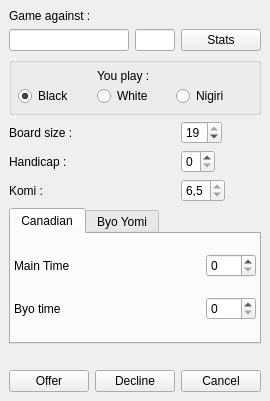
<ui version="4.0" >
 <class>GameDialog</class>
 <widget class="QWidget" name="GameDialog" >
  <property name="geometry" >
   <rect>
    <x>0</x>
    <y>0</y>
    <width>265</width>
    <height>401</height>
   </rect>
  </property>
  <property name="sizePolicy" >
   <sizepolicy>
    <hsizetype>0</hsizetype>
    <vsizetype>0</vsizetype>
    <horstretch>0</horstretch>
    <verstretch>0</verstretch>
   </sizepolicy>
  </property>
  <property name="windowTitle" >
   <string>Form</string>
  </property>
  <property name="windowIcon" >
   <iconset resource="../application.qrc" >:/ressources/pics/Bowl.png</iconset>
  </property>
  <layout class="QGridLayout" >
   <property name="margin" >
    <number>9</number>
   </property>
   <property name="spacing" >
    <number>6</number>
   </property>
   <item row="7" column="0" colspan="3" >
    <widget class="QLabel" name="refusedLabel" >
     <property name="palette" >
      <palette>
       <active>
        <colorrole role="WindowText" >
         <brush brushstyle="SolidPattern" >
          <color alpha="255" >
           <red>255</red>
           <green>0</green>
           <blue>0</blue>
          </color>
         </brush>
        </colorrole>
        <colorrole role="Button" >
         <brush brushstyle="SolidPattern" >
          <color alpha="255" >
           <red>220</red>
           <green>220</green>
           <blue>220</blue>
          </color>
         </brush>
        </colorrole>
        <colorrole role="Light" >
         <brush brushstyle="SolidPattern" >
          <color alpha="255" >
           <red>255</red>
           <green>255</green>
           <blue>255</blue>
          </color>
         </brush>
        </colorrole>
        <colorrole role="Midlight" >
         <brush brushstyle="SolidPattern" >
          <color alpha="255" >
           <red>237</red>
           <green>237</green>
           <blue>237</blue>
          </color>
         </brush>
        </colorrole>
        <colorrole role="Dark" >
         <brush brushstyle="SolidPattern" >
          <color alpha="255" >
           <red>110</red>
           <green>110</green>
           <blue>110</blue>
          </color>
         </brush>
        </colorrole>
        <colorrole role="Mid" >
         <brush brushstyle="SolidPattern" >
          <color alpha="255" >
           <red>147</red>
           <green>147</green>
           <blue>147</blue>
          </color>
         </brush>
        </colorrole>
        <colorrole role="Text" >
         <brush brushstyle="SolidPattern" >
          <color alpha="255" >
           <red>0</red>
           <green>0</green>
           <blue>0</blue>
          </color>
         </brush>
        </colorrole>
        <colorrole role="BrightText" >
         <brush brushstyle="SolidPattern" >
          <color alpha="255" >
           <red>255</red>
           <green>255</green>
           <blue>255</blue>
          </color>
         </brush>
        </colorrole>
        <colorrole role="ButtonText" >
         <brush brushstyle="SolidPattern" >
          <color alpha="255" >
           <red>0</red>
           <green>0</green>
           <blue>0</blue>
          </color>
         </brush>
        </colorrole>
        <colorrole role="Base" >
         <brush brushstyle="SolidPattern" >
          <color alpha="255" >
           <red>255</red>
           <green>255</green>
           <blue>255</blue>
          </color>
         </brush>
        </colorrole>
        <colorrole role="Window" >
         <brush brushstyle="SolidPattern" >
          <color alpha="255" >
           <red>220</red>
           <green>220</green>
           <blue>220</blue>
          </color>
         </brush>
        </colorrole>
        <colorrole role="Shadow" >
         <brush brushstyle="SolidPattern" >
          <color alpha="255" >
           <red>0</red>
           <green>0</green>
           <blue>0</blue>
          </color>
         </brush>
        </colorrole>
        <colorrole role="AlternateBase" >
         <brush brushstyle="SolidPattern" >
          <color alpha="255" >
           <red>237</red>
           <green>237</green>
           <blue>237</blue>
          </color>
         </brush>
        </colorrole>
       </active>
       <inactive>
        <colorrole role="WindowText" >
         <brush brushstyle="SolidPattern" >
          <color alpha="255" >
           <red>255</red>
           <green>0</green>
           <blue>0</blue>
          </color>
         </brush>
        </colorrole>
        <colorrole role="Button" >
         <brush brushstyle="SolidPattern" >
          <color alpha="255" >
           <red>220</red>
           <green>220</green>
           <blue>220</blue>
          </color>
         </brush>
        </colorrole>
        <colorrole role="Light" >
         <brush brushstyle="SolidPattern" >
          <color alpha="255" >
           <red>255</red>
           <green>255</green>
           <blue>255</blue>
          </color>
         </brush>
        </colorrole>
        <colorrole role="Midlight" >
         <brush brushstyle="SolidPattern" >
          <color alpha="255" >
           <red>237</red>
           <green>237</green>
           <blue>237</blue>
          </color>
         </brush>
        </colorrole>
        <colorrole role="Dark" >
         <brush brushstyle="SolidPattern" >
          <color alpha="255" >
           <red>110</red>
           <green>110</green>
           <blue>110</blue>
          </color>
         </brush>
        </colorrole>
        <colorrole role="Mid" >
         <brush brushstyle="SolidPattern" >
          <color alpha="255" >
           <red>147</red>
           <green>147</green>
           <blue>147</blue>
          </color>
         </brush>
        </colorrole>
        <colorrole role="Text" >
         <brush brushstyle="SolidPattern" >
          <color alpha="255" >
           <red>0</red>
           <green>0</green>
           <blue>0</blue>
          </color>
         </brush>
        </colorrole>
        <colorrole role="BrightText" >
         <brush brushstyle="SolidPattern" >
          <color alpha="255" >
           <red>255</red>
           <green>255</green>
           <blue>255</blue>
          </color>
         </brush>
        </colorrole>
        <colorrole role="ButtonText" >
         <brush brushstyle="SolidPattern" >
          <color alpha="255" >
           <red>0</red>
           <green>0</green>
           <blue>0</blue>
          </color>
         </brush>
        </colorrole>
        <colorrole role="Base" >
         <brush brushstyle="SolidPattern" >
          <color alpha="255" >
           <red>255</red>
           <green>255</green>
           <blue>255</blue>
          </color>
         </brush>
        </colorrole>
        <colorrole role="Window" >
         <brush brushstyle="SolidPattern" >
          <color alpha="255" >
           <red>220</red>
           <green>220</green>
           <blue>220</blue>
          </color>
         </brush>
        </colorrole>
        <colorrole role="Shadow" >
         <brush brushstyle="SolidPattern" >
          <color alpha="255" >
           <red>0</red>
           <green>0</green>
           <blue>0</blue>
          </color>
         </brush>
        </colorrole>
        <colorrole role="AlternateBase" >
         <brush brushstyle="SolidPattern" >
          <color alpha="255" >
           <red>237</red>
           <green>237</green>
           <blue>237</blue>
          </color>
         </brush>
        </colorrole>
       </inactive>
       <disabled>
        <colorrole role="WindowText" >
         <brush brushstyle="SolidPattern" >
          <color alpha="255" >
           <red>110</red>
           <green>110</green>
           <blue>110</blue>
          </color>
         </brush>
        </colorrole>
        <colorrole role="Button" >
         <brush brushstyle="SolidPattern" >
          <color alpha="255" >
           <red>220</red>
           <green>220</green>
           <blue>220</blue>
          </color>
         </brush>
        </colorrole>
        <colorrole role="Light" >
         <brush brushstyle="SolidPattern" >
          <color alpha="255" >
           <red>255</red>
           <green>255</green>
           <blue>255</blue>
          </color>
         </brush>
        </colorrole>
        <colorrole role="Midlight" >
         <brush brushstyle="SolidPattern" >
          <color alpha="255" >
           <red>237</red>
           <green>237</green>
           <blue>237</blue>
          </color>
         </brush>
        </colorrole>
        <colorrole role="Dark" >
         <brush brushstyle="SolidPattern" >
          <color alpha="255" >
           <red>110</red>
           <green>110</green>
           <blue>110</blue>
          </color>
         </brush>
        </colorrole>
        <colorrole role="Mid" >
         <brush brushstyle="SolidPattern" >
          <color alpha="255" >
           <red>147</red>
           <green>147</green>
           <blue>147</blue>
          </color>
         </brush>
        </colorrole>
        <colorrole role="Text" >
         <brush brushstyle="SolidPattern" >
          <color alpha="255" >
           <red>110</red>
           <green>110</green>
           <blue>110</blue>
          </color>
         </brush>
        </colorrole>
        <colorrole role="BrightText" >
         <brush brushstyle="SolidPattern" >
          <color alpha="255" >
           <red>255</red>
           <green>255</green>
           <blue>255</blue>
          </color>
         </brush>
        </colorrole>
        <colorrole role="ButtonText" >
         <brush brushstyle="SolidPattern" >
          <color alpha="255" >
           <red>110</red>
           <green>110</green>
           <blue>110</blue>
          </color>
         </brush>
        </colorrole>
        <colorrole role="Base" >
         <brush brushstyle="SolidPattern" >
          <color alpha="255" >
           <red>220</red>
           <green>220</green>
           <blue>220</blue>
          </color>
         </brush>
        </colorrole>
        <colorrole role="Window" >
         <brush brushstyle="SolidPattern" >
          <color alpha="255" >
           <red>220</red>
           <green>220</green>
           <blue>220</blue>
          </color>
         </brush>
        </colorrole>
        <colorrole role="Shadow" >
         <brush brushstyle="SolidPattern" >
          <color alpha="255" >
           <red>0</red>
           <green>0</green>
           <blue>0</blue>
          </color>
         </brush>
        </colorrole>
        <colorrole role="AlternateBase" >
         <brush brushstyle="SolidPattern" >
          <color alpha="255" >
           <red>220</red>
           <green>220</green>
           <blue>220</blue>
          </color>
         </brush>
        </colorrole>
       </disabled>
      </palette>
     </property>
     <property name="font" >
      <font>
       <weight>75</weight>
       <bold>true</bold>
      </font>
     </property>
     <property name="text" >
      <string/>
     </property>
     <property name="alignment" >
      <set>Qt::AlignCenter</set>
     </property>
    </widget>
   </item>
   <item row="1" column="0" >
    <widget class="QLineEdit" name="playerOpponentEdit" >
     <property name="autoFillBackground" >
      <bool>false</bool>
     </property>
     <property name="readOnly" >
      <bool>true</bool>
     </property>
    </widget>
   </item>
   <item row="6" column="0" colspan="3" >
    <widget class="QTabWidget" name="timeTab" >
     <property name="currentIndex" >
      <number>0</number>
     </property>
     <widget class="QWidget" name="tab" >
      <attribute name="title" >
       <string>Canadian</string>
      </attribute>
      <layout class="QGridLayout" >
       <property name="margin" >
        <number>3</number>
       </property>
       <property name="spacing" >
        <number>3</number>
       </property>
       <item row="0" column="0" >
        <widget class="QLabel" name="label" >
         <property name="text" >
          <string>Main Time</string>
         </property>
        </widget>
       </item>
       <item row="1" column="0" >
        <widget class="QLabel" name="BY_label" >
         <property name="text" >
          <string>Byo time</string>
         </property>
        </widget>
       </item>
       <item row="0" column="1" >
        <widget class="QSpinBox" name="timeSpin" >
         <property name="sizePolicy" >
          <sizepolicy>
           <hsizetype>0</hsizetype>
           <vsizetype>0</vsizetype>
           <horstretch>0</horstretch>
           <verstretch>0</verstretch>
          </sizepolicy>
         </property>
         <property name="minimumSize" >
          <size>
           <width>5</width>
           <height>0</height>
          </size>
         </property>
         <property name="maximumSize" >
          <size>
           <width>50</width>
           <height>16777215</height>
          </size>
         </property>
         <property name="autoFillBackground" >
          <bool>true</bool>
         </property>
        </widget>
       </item>
       <item row="1" column="1" >
        <widget class="QSpinBox" name="byoTimeSpin" />
       </item>
      </layout>
     </widget>
     <widget class="QWidget" name="tab_2" >
      <attribute name="title" >
       <string>Byo Yomi</string>
      </attribute>
      <layout class="QGridLayout" >
       <property name="margin" >
        <number>3</number>
       </property>
       <property name="spacing" >
        <number>3</number>
       </property>
       <item row="0" column="1" >
        <widget class="QTimeEdit" name="timeEdit_2" >
         <property name="sizePolicy" >
          <sizepolicy>
           <hsizetype>0</hsizetype>
           <vsizetype>0</vsizetype>
           <horstretch>0</horstretch>
           <verstretch>0</verstretch>
          </sizepolicy>
         </property>
         <property name="displayFormat" >
          <string>m:ss</string>
         </property>
        </widget>
       </item>
       <item row="1" column="1" >
        <widget class="QTimeEdit" name="timeEdit" >
         <property name="sizePolicy" >
          <sizepolicy>
           <hsizetype>0</hsizetype>
           <vsizetype>0</vsizetype>
           <horstretch>0</horstretch>
           <verstretch>0</verstretch>
          </sizepolicy>
         </property>
         <property name="displayFormat" >
          <string>m:ss</string>
         </property>
        </widget>
       </item>
       <item row="2" column="1" >
        <widget class="QSpinBox" name="spinBox_5" >
         <property name="sizePolicy" >
          <sizepolicy>
           <hsizetype>0</hsizetype>
           <vsizetype>0</vsizetype>
           <horstretch>0</horstretch>
           <verstretch>0</verstretch>
          </sizepolicy>
         </property>
        </widget>
       </item>
       <item row="1" column="0" >
        <widget class="QLabel" name="label_4" >
         <property name="text" >
          <string>Period time</string>
         </property>
        </widget>
       </item>
       <item row="2" column="0" >
        <widget class="QLabel" name="label_5" >
         <property name="text" >
          <string>Number of periods</string>
         </property>
        </widget>
       </item>
       <item row="0" column="0" >
        <widget class="QLabel" name="label_3" >
         <property name="text" >
          <string>Main Time</string>
         </property>
        </widget>
       </item>
      </layout>
     </widget>
    </widget>
   </item>
   <item row="3" column="0" colspan="2" >
    <widget class="QLabel" name="label_8" >
     <property name="text" >
      <string>Board size :</string>
     </property>
    </widget>
   </item>
   <item row="4" column="0" colspan="2" >
    <widget class="QLabel" name="label_10" >
     <property name="text" >
      <string>Handicap :</string>
     </property>
    </widget>
   </item>
   <item row="2" column="0" colspan="3" >
    <widget class="QGroupBox" name="groupBox" >
     <property name="title" >
      <string/>
     </property>
     <property name="flat" >
      <bool>true</bool>
     </property>
     <property name="checkable" >
      <bool>false</bool>
     </property>
     <layout class="QGridLayout" >
      <property name="margin" >
       <number>6</number>
      </property>
      <property name="spacing" >
       <number>3</number>
      </property>
      <item row="1" column="2" >
       <widget class="QRadioButton" name="play_nigiri_button" >
        <property name="text" >
         <string>Nigiri</string>
        </property>
       </widget>
      </item>
      <item row="1" column="1" >
       <widget class="QRadioButton" name="play_white_button" >
        <property name="text" >
         <string>White</string>
        </property>
       </widget>
      </item>
      <item row="1" column="0" >
       <widget class="QRadioButton" name="play_black_button" >
        <property name="text" >
         <string>Black</string>
        </property>
        <property name="checked" >
         <bool>true</bool>
        </property>
       </widget>
      </item>
      <item row="0" column="1" >
       <widget class="QLabel" name="label_7" >
        <property name="text" >
         <string>You play :</string>
        </property>
       </widget>
      </item>
     </layout>
    </widget>
   </item>
   <item row="5" column="0" colspan="2" >
    <widget class="QLabel" name="label_9" >
     <property name="text" >
      <string>Komi :</string>
     </property>
    </widget>
   </item>
   <item row="5" column="2" >
    <widget class="QSpinBox" name="komiSpin" >
     <property name="sizePolicy" >
      <sizepolicy>
       <hsizetype>0</hsizetype>
       <vsizetype>0</vsizetype>
       <horstretch>0</horstretch>
       <verstretch>0</verstretch>
      </sizepolicy>
     </property>
     <property name="readOnly" >
      <bool>true</bool>
     </property>
     <property name="suffix" >
      <string>,5</string>
     </property>
     <property name="maximum" >
      <number>9</number>
     </property>
     <property name="value" >
      <number>6</number>
     </property>
    </widget>
   </item>
   <item row="4" column="2" >
    <widget class="QSpinBox" name="handicapSpin" >
     <property name="sizePolicy" >
      <sizepolicy>
       <hsizetype>0</hsizetype>
       <vsizetype>0</vsizetype>
       <horstretch>0</horstretch>
       <verstretch>0</verstretch>
      </sizepolicy>
     </property>
     <property name="specialValueText" >
      <string>0</string>
     </property>
     <property name="maximum" >
      <number>9</number>
     </property>
     <property name="minimum" >
      <number>1</number>
     </property>
     <property name="value" >
      <number>1</number>
     </property>
    </widget>
   </item>
   <item row="3" column="2" >
    <widget class="QSpinBox" name="boardSizeSpin" >
     <property name="sizePolicy" >
      <sizepolicy>
       <hsizetype>0</hsizetype>
       <vsizetype>0</vsizetype>
       <horstretch>0</horstretch>
       <verstretch>0</verstretch>
      </sizepolicy>
     </property>
     <property name="maximum" >
      <number>19</number>
     </property>
     <property name="minimum" >
      <number>9</number>
     </property>
     <property name="value" >
      <number>19</number>
     </property>
    </widget>
   </item>
   <item row="0" column="0" colspan="3" >
    <widget class="QLabel" name="label_6" >
     <property name="text" >
      <string>Game against :</string>
     </property>
    </widget>
   </item>
   <item row="1" column="2" >
    <widget class="QPushButton" name="buttonStats" >
     <property name="text" >
      <string>Stats</string>
     </property>
    </widget>
   </item>
   <item row="8" column="0" colspan="3" >
    <layout class="QHBoxLayout" >
     <property name="margin" >
      <number>0</number>
     </property>
     <property name="spacing" >
      <number>6</number>
     </property>
     <item>
      <widget class="QPushButton" name="buttonOffer" >
       <property name="text" >
        <string>Offer</string>
       </property>
       <property name="checkable" >
        <bool>true</bool>
       </property>
       <property name="flat" >
        <bool>false</bool>
       </property>
      </widget>
     </item>
     <item>
      <widget class="QPushButton" name="buttonDecline" >
       <property name="text" >
        <string>Decline</string>
       </property>
      </widget>
     </item>
     <item>
      <widget class="QPushButton" name="buttonCancel" >
       <property name="text" >
        <string>Cancel</string>
       </property>
      </widget>
     </item>
    </layout>
   </item>
   <item row="1" column="1" >
    <widget class="QLineEdit" name="playerOpponentRkEdit" >
     <property name="sizePolicy" >
      <sizepolicy>
       <hsizetype>0</hsizetype>
       <vsizetype>0</vsizetype>
       <horstretch>0</horstretch>
       <verstretch>0</verstretch>
      </sizepolicy>
     </property>
     <property name="maximumSize" >
      <size>
       <width>40</width>
       <height>16777215</height>
      </size>
     </property>
     <property name="readOnly" >
      <bool>true</bool>
     </property>
    </widget>
   </item>
  </layout>
 </widget>
 <resources>
  <include location="../application.qrc" />
 </resources>
 <connections/>
</ui>
